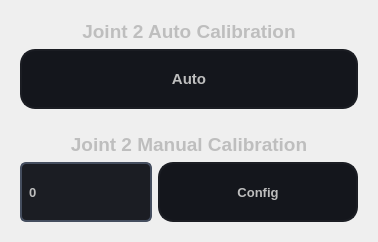
                  <widget class="QFrame" name="frame_32">
                   <property name="frameShape">
                    <enum>QFrame::NoFrame</enum>
                   </property>
                   <property name="frameShadow">
                    <enum>QFrame::Raised</enum>
                   </property>
                   <layout class="QGridLayout" name="gridLayout_26">
                    <item row="0" column="0">
                     <widget class="QFrame" name="frame_38">
                      <property name="frameShape">
                       <enum>QFrame::NoFrame</enum>
                      </property>
                      <property name="frameShadow">
                       <enum>QFrame::Raised</enum>
                      </property>
                      <layout class="QGridLayout" name="gridLayout_25">
                       <item row="0" column="0" colspan="2">
                        <widget class="QLabel" name="label_62">
                         <property name="maximumSize">
                          <size>
                           <width>16777215</width>
                           <height>16777215</height>
                          </size>
                         </property>
                         <property name="font">
                          <font>
                           <family>Segoe UI</family>
                           <pointsize>14</pointsize>
                           <weight>75</weight>
                           <bold>true</bold>
                          </font>
                         </property>
                         <property name="styleSheet">
                          <string notr="true">color: rgb(190, 190, 190);</string>
                         </property>
                         <property name="text">
                          <string>Joint 2 Auto Calibration</string>
                         </property>
                         <property name="alignment">
                          <set>Qt::AlignCenter</set>
                         </property>
                        </widget>
                       </item>
                       <item row="1" column="0" colspan="2">
                        <widget class="QPushButton" name="pushButton_J2_auto">
                         <property name="minimumSize">
                          <size>
                           <width>0</width>
                           <height>60</height>
                          </size>
                         </property>
                         <property name="font">
                          <font>
                           <family>Segoe UI</family>
                           <pointsize>11</pointsize>
                           <weight>75</weight>
                           <bold>true</bold>
                          </font>
                         </property>
                         <property name="styleSheet">
                          <string notr="true">QPushButton{
background-color: rgb(20, 22, 28);
color: rgb(190, 190, 190);
border:2px solid rgb(27, 29, 35);
border-radius:15px;
}

QPushButton:hover{
	border:2px solid rgb(77, 77, 77);
	background-color: rgb(77, 77, 77);
}</string>
                         </property>
                         <property name="text">
                          <string>Auto</string>
                         </property>
                        </widget>
                       </item>
                      </layout>
                     </widget>
                    </item>
                    <item row="1" column="0">
                     <widget class="QFrame" name="frame_37">
                      <property name="frameShape">
                       <enum>QFrame::NoFrame</enum>
                      </property>
                      <property name="frameShadow">
                       <enum>QFrame::Raised</enum>
                      </property>
                      <layout class="QGridLayout" name="gridLayout_24">
                       <item row="1" column="0">
                        <widget class="QLineEdit" name="lineEdit_J2_manual">
                         <property name="minimumSize">
                          <size>
                           <width>0</width>
                           <height>60</height>
                          </size>
                         </property>
                         <property name="font">
                          <font>
                           <family>Segoe UI</family>
                           <pointsize>10</pointsize>
                           <weight>75</weight>
                           <bold>true</bold>
                          </font>
                         </property>
                         <property name="styleSheet">
                          <string notr="true">QLineEdit{
	color: rgb(190, 190, 190);
	border:2px solid rgb(69, 78, 95);
	border-radius:6px;
	padding-left:5px;
	background-color: rgb(27, 29, 35);
}

QLineEdit:Hover{
border:2px solid rgb(84, 95, 116);
}</string>
                         </property>
                         <property name="text">
                          <string>0</string>
                         </property>
                        </widget>
                       </item>
                       <item row="1" column="1">
                        <widget class="QPushButton" name="pushButton_J2_manual">
                         <property name="minimumSize">
                          <size>
                           <width>200</width>
                           <height>60</height>
                          </size>
                         </property>
                         <property name="font">
                          <font>
                           <family>Segoe UI</family>
                           <pointsize>10</pointsize>
                           <weight>75</weight>
                           <bold>true</bold>
                          </font>
                         </property>
                         <property name="styleSheet">
                          <string notr="true">QPushButton{
background-color: rgb(20, 22, 28);
color: rgb(190, 190, 190);
border:2px solid rgb(27, 29, 35);
border-radius:15px;
}

QPushButton:hover{
	border:2px solid rgb(77, 77, 77);
	background-color: rgb(77, 77, 77);
}</string>
                         </property>
                         <property name="text">
                          <string>Config</string>
                         </property>
                        </widget>
                       </item>
                       <item row="0" column="0" colspan="2">
                        <widget class="QLabel" name="label_61">
                         <property name="font">
                          <font>
                           <family>Segoe UI</family>
                           <pointsize>14</pointsize>
                           <weight>75</weight>
                           <bold>true</bold>
                          </font>
                         </property>
                         <property name="styleSheet">
                          <string notr="true">color: rgb(190, 190, 190);</string>
                         </property>
                         <property name="text">
                          <string>Joint 2 Manual Calibration</string>
                         </property>
                         <property name="alignment">
                          <set>Qt::AlignCenter</set>
                         </property>
                        </widget>
                       </item>
                      </layout>
                     </widget>
                    </item>
                   </layout>
                  </widget>
